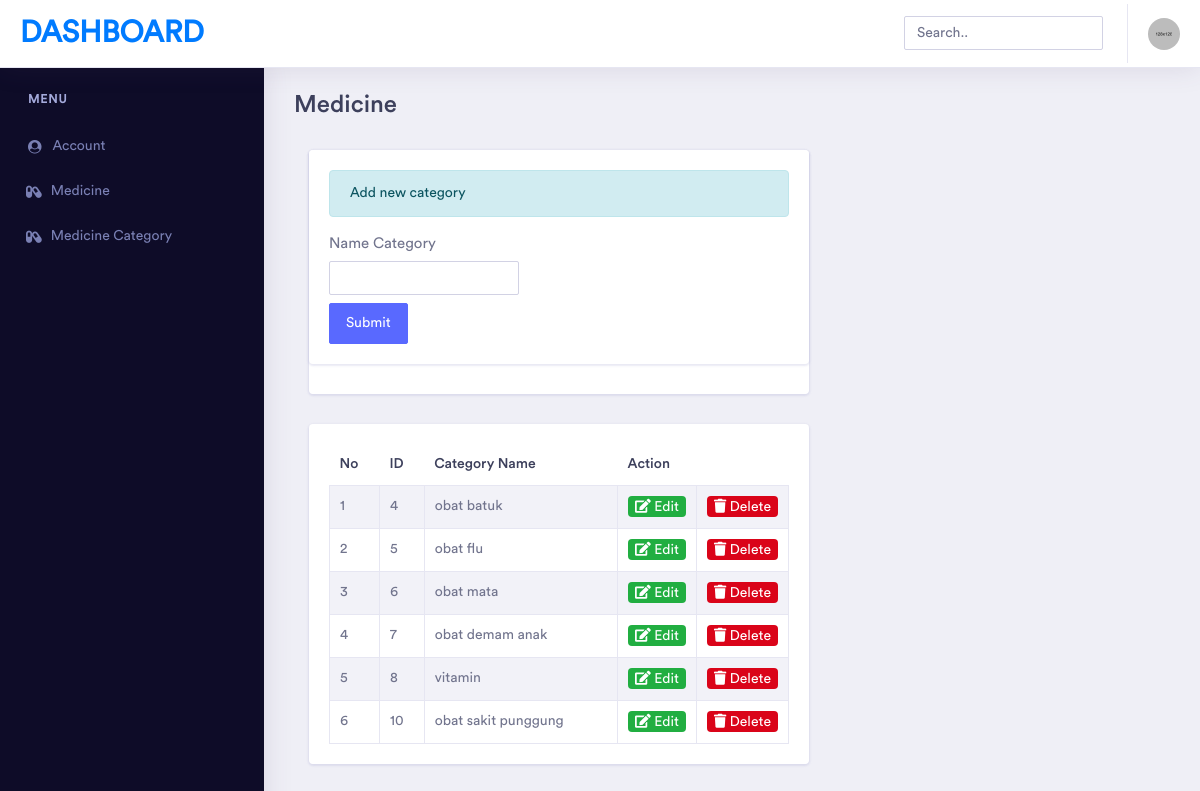
The page /index.php/admin/category on the database its author committed.
### tables this page shows
CREATE TABLE `category` (
  `ID_CATEGORY` int(11) NOT NULL,
  `CAT_NAME` varchar(50) DEFAULT NULL
);

### application/controllers/admin/category.php (called while the page is built, shortened)
<?php
class Category extends CI_Controller {
public function __construct()
{
	$this->load->model('categorymodel');
}
    public function index()
    {
    	$data['cat']= $this->categorymodel->getCategory();
        $this->load->view('admin/header');
        $this->load->view('admin/medicinecat', $data);
        $this->load->view('admin/footer');
    }
}

### index.php (called while the page is built, shortened)
<?php
require_once BASEPATH.'core/CodeIgniter.php';

### application/models/categorymodel.php (called while the page is built, shortened)
<?php
class Categorymodel extends CI_Model {
	public function getCategory($id=null)
	{
		if ($id==null) {
			return $this->db->get('category')
						->result();
		} else {
			return $this->db->get_where('category',['ID_CATEGORY'=>$id])->result();
		}
	}
}

### application/views/admin/medicinecat.php (the view, shortened to what this page needs)
<div class="dashboard-wrapper">
    <div class="dashboard-ecommerce">
        <div class="container-fluid dashboard-content ">
            <div class="row">
                <div class="col-xl-12 col-lg-12 col-md-12 col-sm-12 col-12">
                    <div class="page-header">
                        <h2 class="pageheader-title">Medicine</h2>
                    </div>
                </div>
            </div>
            <div class="ecommerce-widget">
                    <div class="col-xl-9 col-lg-12 col-md-6 col-sm-12 col-12">
                        <div class="card" style="width: 500px;">
                            <div class="card-body p-0">
                                    <div class="row">
                                        <div class="col-xl-12 col-lg-12 col-md-12 col-sm-12 col-12">
                                            <div class="card">
                                                <div class="card-body">
                                                    <form action="<?php base_url() ?>category/addcategory" method="POST">
                                                        <div class="alert alert-info" role=alert>
                                                                <?php
                                                                        if (isset($pesan)) {
                                                                            echo $pesan;
                                                                        } else {
                                                                            echo "Add new category";
                                                                        }
                                                                     ?>
                                                                </div>
                                                        <div class="form-row">
                                                            <div class="col-xl-4 col-lg-4 col-md-12 col-sm-12 col-12 mb-2">
                                                                <label>Name Category</label>
                                                                <input style="width: 190px;"t ype="text" class="form-control" name="CAT_NAME"  required>
                                                            </div>
                                                            <div class="col-xl-12 col-lg-12 col-md-12 col-sm-12 col-12 ">
                                                                <input class="btn btn-primary" type="submit" name="submit" value="Submit">
                                                            </div>
                                                        </div>
                                                    </form>
                                                </div>
                                            </div>
                                        </div>
                                    </div>
                            </div>
                        </div>
                    </div>
                </div>
                <div class="ecommerce-widget">
                    <div class="col-xl-12 col-lg-12 col-md-12 col-sm-12 col-12">
                        <div class="card"  style="width: 500px;">
                            <div class="card-body">
                                <div class="table-responsive">
                                    <table class="table table-striped table-bordered first">
                                        <thead>
                                            <tr>
                                                <th class="border-0">No</th>
                                                <th class="border-0">ID</th>
                                                <th class="border-0">Category Name</th>
                                                <th class="border-0">Action</th>
                                            </tr>
                                        </thead>
                                        <tbody>
                                            <?php
                                                $no = 1;
                                                foreach ($cat as $result) { ?>
                                                <tr>
                                                    <td><?= $no++ ?></td>
                                                    <td><?= $result->ID_CATEGORY ?></td>
                                                    <td><?= $result->CAT_NAME ?></td>
                                                    <td width="25">
                                                    <a href="" data-toggle="modal" data-target="#modal-edit<?=$result->ID_CATEGORY;?>"
                                                        class="badge badge-success" ><i class="fas fa-edit"></i> Edit</a>
                                                    </td>
                                                    <td width="25">
                                                        <a href="<?= base_url('index.php/admin/category/deleteCat/').$result->ID_CATEGORY?>"
                                                        class="badge badge-danger" onclick="return confirm('Do you want to delete the data?');"><i class="fas fa-trash"></i> Delete</a>
                                                    </td>
                                                </tr>
                                                <?php
                                                }
                                             ?>
                                        </tbody>
                                    </table>
                                </div>
                            </div>
                        </div>
                    </div>
            </div>
        </div>
    </div>
</div>

### application/views/admin/header.php (shortened to what this page needs)
<!doctype html>
<html lang="en">
<head>
    <link rel="stylesheet" href="<?php echo base_url() ?>assetsadmin/vendor/bootstrap/css/bootstrap.min.css">
    <link href="<?php echo base_url() ?>assetsadmin/vendor/fonts/circular-std/style.css" rel="stylesheet">
    <link rel="stylesheet" href="<?php echo base_url() ?>assetsadmin/libs/css/style.css">
    <link rel="stylesheet" href="<?php echo base_url() ?>assetsadmin/vendor/fonts/fontawesome/css/fontawesome-all.css">
    <link rel="stylesheet" href="<?php echo base_url() ?>assetsadmin/vendor/charts/chartist-bundle/chartist.css">
    <link rel="stylesheet" href="<?php echo base_url() ?>assetsadmin/vendor/charts/morris-bundle/morris.css">
    <link rel="stylesheet" href="<?php echo base_url() ?>assetsadmin/vendor/fonts/material-design-iconic-font/css/materialdesignicons.min.css">
    <link rel="stylesheet" href="<?php echo base_url() ?>assetsadmin/vendor/charts/c3charts/c3.css">
    <link rel="stylesheet" href="<?php echo base_url() ?>assetsadmin/vendor/fonts/flag-icon-css/flag-icon.min.css">
</head>
<body>
    <div class="dashboard-main-wrapper">
        <div class="dashboard-header">
            <nav class="navbar navbar-expand-lg bg-white fixed-top">
                <a class="navbar-brand" href="<?php echo base_url() ?>index.php/admin/account">Dashboard</a>
                <div class="collapse navbar-collapse " id="navbarSupportedContent">
                    <ul class="navbar-nav ml-auto navbar-right-top">
                        <li class="nav-item">
                            <div id="custom-search" class="top-search-bar">
                                <input class="form-control" type="text" placeholder="Search..">
                            </div>
                        </li>
                        <li class="nav-item dropdown nav-user">
                            <a class="nav-link nav-user-img" href="#" id="navbarDropdownMenuLink2" data-toggle="dropdown" aria-haspopup="true" aria-expanded="false"><img src="<?php echo base_url() ?>assetsadmin/images/avatar-1.jpg" alt="" class="user-avatar-md rounded-circle"></a>
                        </li>
                    </ul>
                </div>
            </nav>
        </div>
         <div class="nav-left-sidebar sidebar-dark">
            <div class="menu-list">
                <nav class="navbar navbar-expand-lg navbar-light">
                    <div class="collapse navbar-collapse" id="navbarNav">
                        <ul class="navbar-nav flex-column">
                            <li class="nav-divider">
                                Menu
                            </li>
                            <li class="nav-item ">
                                <a class="nav-link" href="<?php echo base_url() ?>index.php/admin/account" ><i class="fa fa-fw fa-user-circle"></i>Account </a>
                                <a class="nav-link" href="<?php echo base_url() ?>index.php/admin/medicine" ><i class="fas fa-capsules"></i>Medicine</a>
                                <a class="nav-link" href="<?php echo base_url() ?>index.php/admin/category"  ><i class="fas fa-capsules"></i>Medicine Category</a>
                            </li>
                        </ul>
                    </div>
                </nav>
            </div>
        </div>

### application/views/admin/footer.php (shortened to what this page needs)
</body>
</html>

### rows shown on the page
category: ID_CATEGORY "4", CAT_NAME "obat batuk"
category: ID_CATEGORY "5", CAT_NAME "obat flu"
category: ID_CATEGORY "6", CAT_NAME "obat mata"
category: ID_CATEGORY "7", CAT_NAME "obat demam anak"
category: ID_CATEGORY "8", CAT_NAME "vitamin"
category: ID_CATEGORY "10", CAT_NAME "obat sakit punggung"
